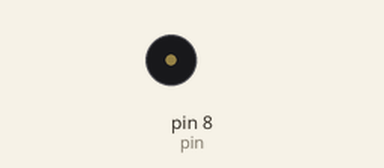
The sketch below on a simulated Arduino Uno, built with avr-gcc and run on an emulated ATmega328P. Shown: buzzer (waves = sounding).

Above: at 0.85 s.
At 12.95 s:
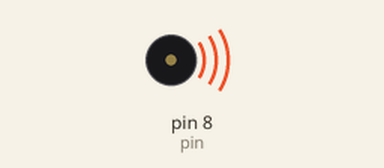
Timing chart, 0 to 14.0 s (numbered marks = the images above):
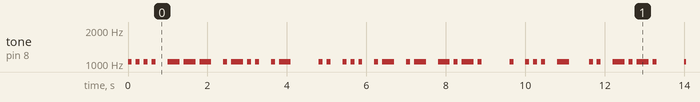

Measured:
- by itself, tone on pin 8 (pin): plays 1047 Hz for 0.10 s, 1047 Hz for 0.10 s, 1047 Hz for 0.10 s, 1047 Hz for 0.10 s, 1047 Hz for 0.30 s, 1047 Hz for 0.30 s … (338 notes in this stretch)

The sketch:

_7.1.ino
```cpp
//** **
//** Morse **
//** **
//** **
//******************************************************************************/
//****** Includes *************************************************************
//****** Variables ************************************************************
// pin for speaker
const int pin = 8;
int note = 1047;
int velocitat = 10;
//****** Setup ****************************************************************
void setup()
{
}
//****** Loop *****************************************************************
void loop()
{
//H ** HOLA ISAAC ESTIC APROVAT  **
punt();
punt();
punt();
punt();
//Espai entre lletres
espaiL();

//O
ratlla();
ratlla();
ratlla();
//Espai entre lletres
espaiL();
//L
punt();
ratlla();
punt();
punt();

espaiL();
// A
punt();
ratlla();
//Espai entre paraules
espaiP();

//I
punt();
punt();

espaiL();
//S
punt();
punt();
punt();

espaiL();
//A
punt();
ratlla();

espaiL();
//A
punt();
ratlla();

espaiL();
//C
ratlla();
punt();
ratlla();
punt();

espaiP();

//E
punt();

espaiL();
//S
punt();
punt();
punt();

espaiL();
//T
ratlla();

espaiL();

espaiL();
//I
punt();
punt();

espaiL();
//C
ratlla();
punt();
ratlla();
punt();

espaiP();
//A
punt();
ratlla();

espaiL();
//P
punt();
ratlla();
ratlla();
punt();

espaiL();
//R
punt();
ratlla();
punt();

espaiL();
//O
ratlla();
ratlla();
ratlla();

espaiL();
//V
punt();
punt();
punt();
ratlla();

espaiL();
//A
punt();
ratlla();

espaiL();
//T
ratlla();

espaiP();

}
//****** Funcions *************************************************************
void punt()
{
tone(pin, note, 1000/velocitat);
delay(1000/velocitat);
delay(1000/velocitat);
}
void ratlla()
{
tone(pin, note, 3*(1000/velocitat));
delay(3*(1000/velocitat));
delay(1000/velocitat);
}
void espaiL() //Espai entre lletres
{
delay(2*(1000/velocitat));
}
void espaiP() //Espai entre paraules
{
delay(6*(1000/velocitat));
}
```
